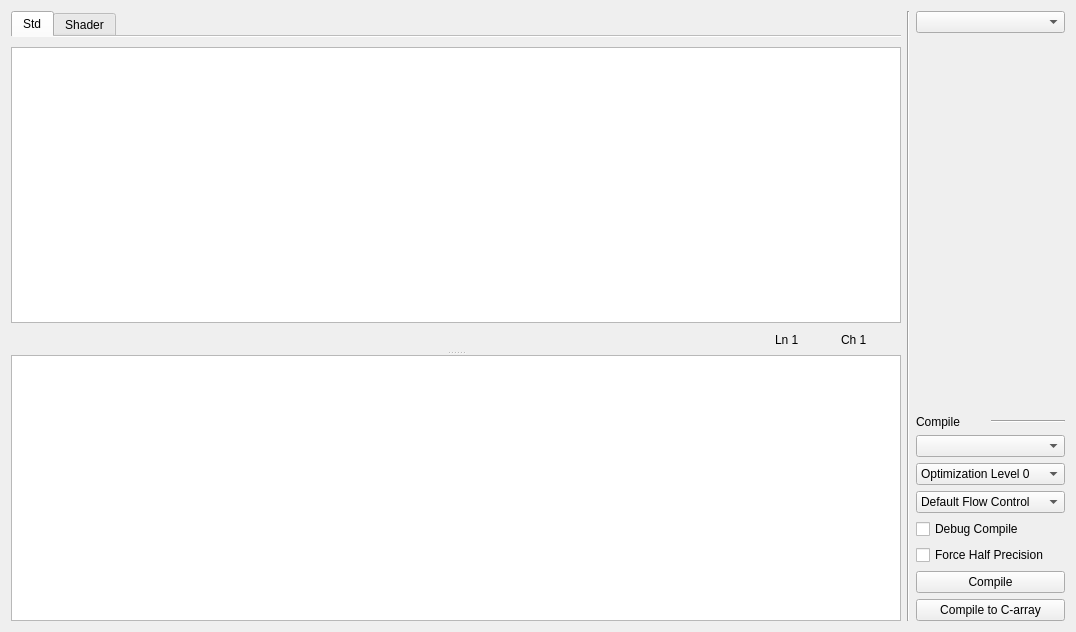
<?xml version="1.0" encoding="UTF-8"?>
<ui version="4.0">
 <class>Shader_Dlg</class>
 <widget class="QWidget" name="Shader_Dlg">
  <property name="geometry">
   <rect>
    <x>0</x>
    <y>0</y>
    <width>1076</width>
    <height>632</height>
   </rect>
  </property>
  <property name="windowTitle">
   <string>Form</string>
  </property>
  <layout class="QHBoxLayout" name="horizontalLayout_3">
   <item>
    <layout class="QVBoxLayout" name="verticalLayout_4">
     <item>
      <widget class="QTabWidget" name="tabWidget_shaderPages">
       <property name="sizePolicy">
        <sizepolicy hsizetype="Expanding" vsizetype="Minimum">
         <horstretch>0</horstretch>
         <verstretch>0</verstretch>
        </sizepolicy>
       </property>
       <property name="minimumSize">
        <size>
         <width>0</width>
         <height>21</height>
        </size>
       </property>
       <property name="maximumSize">
        <size>
         <width>16777215</width>
         <height>16777215</height>
        </size>
       </property>
       <property name="currentIndex">
        <number>0</number>
       </property>
       <property name="documentMode">
        <bool>true</bool>
       </property>
       <widget class="QWidget" name="tab_std">
        <attribute name="title">
         <string>Std</string>
        </attribute>
       </widget>
       <widget class="QWidget" name="tab_shader">
        <attribute name="title">
         <string>Shader</string>
        </attribute>
       </widget>
      </widget>
     </item>
     <item>
      <widget class="QSplitter" name="splitter">
       <property name="sizePolicy">
        <sizepolicy hsizetype="Expanding" vsizetype="Expanding">
         <horstretch>0</horstretch>
         <verstretch>0</verstretch>
        </sizepolicy>
       </property>
       <property name="orientation">
        <enum>Qt::Vertical</enum>
       </property>
       <widget class="QWidget" name="">
        <layout class="QVBoxLayout" name="verticalLayout">
         <item>
          <widget class="CodeEditor" name="plainTextEdit_editor">
           <property name="sizePolicy">
            <sizepolicy hsizetype="Expanding" vsizetype="Expanding">
             <horstretch>0</horstretch>
             <verstretch>0</verstretch>
            </sizepolicy>
           </property>
          </widget>
         </item>
         <item>
          <layout class="QHBoxLayout" name="horizontalLayout">
           <item>
            <widget class="QPushButton" name="pushButton_undo">
             <property name="enabled">
              <bool>false</bool>
             </property>
             <property name="focusPolicy">
              <enum>Qt::NoFocus</enum>
             </property>
             <property name="text">
              <string/>
             </property>
             <property name="icon">
              <iconset resource="D3DChips_Dlg.qrc">
               <normaloff>:/D3DChips_Dlg/Resources/Edit_UndoHS.png</normaloff>:/D3DChips_Dlg/Resources/Edit_UndoHS.png</iconset>
             </property>
             <property name="flat">
              <bool>true</bool>
             </property>
            </widget>
           </item>
           <item>
            <widget class="QPushButton" name="pushButton_redo">
             <property name="enabled">
              <bool>false</bool>
             </property>
             <property name="focusPolicy">
              <enum>Qt::NoFocus</enum>
             </property>
             <property name="text">
              <string/>
             </property>
             <property name="icon">
              <iconset resource="D3DChips_Dlg.qrc">
               <normaloff>:/D3DChips_Dlg/Resources/Edit_RedoHS.png</normaloff>:/D3DChips_Dlg/Resources/Edit_RedoHS.png</iconset>
             </property>
             <property name="flat">
              <bool>true</bool>
             </property>
            </widget>
           </item>
           <item>
            <spacer name="horizontalSpacer">
             <property name="orientation">
              <enum>Qt::Horizontal</enum>
             </property>
             <property name="sizeHint" stdset="0">
              <size>
               <width>40</width>
               <height>20</height>
              </size>
             </property>
            </spacer>
           </item>
           <item>
            <widget class="QLabel" name="label_line">
             <property name="minimumSize">
              <size>
               <width>60</width>
               <height>0</height>
              </size>
             </property>
             <property name="text">
              <string>Ln 1</string>
             </property>
            </widget>
           </item>
           <item>
            <widget class="QLabel" name="label_character">
             <property name="minimumSize">
              <size>
               <width>60</width>
               <height>0</height>
              </size>
             </property>
             <property name="text">
              <string>Ch 1</string>
             </property>
            </widget>
           </item>
          </layout>
         </item>
        </layout>
       </widget>
       <widget class="QPlainTextEdit" name="plainTextEdit_msg">
        <property name="sizePolicy">
         <sizepolicy hsizetype="Expanding" vsizetype="Preferred">
          <horstretch>0</horstretch>
          <verstretch>0</verstretch>
         </sizepolicy>
        </property>
        <property name="readOnly">
         <bool>true</bool>
        </property>
       </widget>
      </widget>
     </item>
    </layout>
   </item>
   <item>
    <widget class="Line" name="line_4">
     <property name="sizePolicy">
      <sizepolicy hsizetype="Fixed" vsizetype="Expanding">
       <horstretch>0</horstretch>
       <verstretch>0</verstretch>
      </sizepolicy>
     </property>
     <property name="orientation">
      <enum>Qt::Vertical</enum>
     </property>
    </widget>
   </item>
   <item>
    <layout class="QVBoxLayout" name="verticalLayout_2">
     <property name="sizeConstraint">
      <enum>QLayout::SetDefaultConstraint</enum>
     </property>
     <item>
      <widget class="QComboBox" name="comboBox_shaderType">
       <property name="sizePolicy">
        <sizepolicy hsizetype="Minimum" vsizetype="Fixed">
         <horstretch>0</horstretch>
         <verstretch>0</verstretch>
        </sizepolicy>
       </property>
      </widget>
     </item>
     <item>
      <spacer name="verticalSpacer">
       <property name="orientation">
        <enum>Qt::Vertical</enum>
       </property>
       <property name="sizeHint" stdset="0">
        <size>
         <width>20</width>
         <height>288</height>
        </size>
       </property>
      </spacer>
     </item>
     <item>
      <layout class="QHBoxLayout" name="horizontalLayout_2">
       <property name="spacing">
        <number>0</number>
       </property>
       <property name="sizeConstraint">
        <enum>QLayout::SetMinimumSize</enum>
       </property>
       <item>
        <widget class="QLabel" name="label_2">
         <property name="sizePolicy">
          <sizepolicy hsizetype="Minimum" vsizetype="Preferred">
           <horstretch>0</horstretch>
           <verstretch>0</verstretch>
          </sizepolicy>
         </property>
         <property name="text">
          <string>Compile</string>
         </property>
        </widget>
       </item>
       <item>
        <widget class="Line" name="line_3">
         <property name="sizePolicy">
          <sizepolicy hsizetype="Preferred" vsizetype="Fixed">
           <horstretch>0</horstretch>
           <verstretch>0</verstretch>
          </sizepolicy>
         </property>
         <property name="orientation">
          <enum>Qt::Horizontal</enum>
         </property>
        </widget>
       </item>
      </layout>
     </item>
     <item>
      <widget class="QComboBox" name="comboBox_shaderModel">
       <property name="sizePolicy">
        <sizepolicy hsizetype="Minimum" vsizetype="Fixed">
         <horstretch>0</horstretch>
         <verstretch>0</verstretch>
        </sizepolicy>
       </property>
      </widget>
     </item>
     <item>
      <widget class="QComboBox" name="comboBox_optimization">
       <property name="sizePolicy">
        <sizepolicy hsizetype="Minimum" vsizetype="Fixed">
         <horstretch>0</horstretch>
         <verstretch>0</verstretch>
        </sizepolicy>
       </property>
       <property name="currentIndex">
        <number>1</number>
       </property>
       <item>
        <property name="text">
         <string>Disable Optimizations</string>
        </property>
       </item>
       <item>
        <property name="text">
         <string>Optimization Level 0</string>
        </property>
       </item>
       <item>
        <property name="text">
         <string>Optimization Level 1</string>
        </property>
       </item>
       <item>
        <property name="text">
         <string>Optimization Level 2</string>
        </property>
       </item>
       <item>
        <property name="text">
         <string>Optimization Level 3</string>
        </property>
       </item>
      </widget>
     </item>
     <item>
      <widget class="QComboBox" name="comboBox_flowControl">
       <property name="sizePolicy">
        <sizepolicy hsizetype="Minimum" vsizetype="Fixed">
         <horstretch>0</horstretch>
         <verstretch>0</verstretch>
        </sizepolicy>
       </property>
       <item>
        <property name="text">
         <string>Default Flow Control</string>
        </property>
       </item>
       <item>
        <property name="text">
         <string>Prefer Flow Control</string>
        </property>
       </item>
       <item>
        <property name="text">
         <string>Avoid Flow Control</string>
        </property>
       </item>
      </widget>
     </item>
     <item>
      <widget class="QCheckBox" name="checkBox_debug">
       <property name="text">
        <string>Debug Compile</string>
       </property>
      </widget>
     </item>
     <item>
      <widget class="QCheckBox" name="checkBox_forceHalf">
       <property name="text">
        <string>Force Half Precision</string>
       </property>
      </widget>
     </item>
     <item>
      <layout class="QVBoxLayout" name="verticalLayout_3">
       <property name="spacing">
        <number>6</number>
       </property>
       <item>
        <widget class="QPushButton" name="pushButton_compile">
         <property name="text">
          <string>Compile</string>
         </property>
        </widget>
       </item>
       <item>
        <spacer name="verticalSpacer_4">
         <property name="orientation">
          <enum>Qt::Vertical</enum>
         </property>
         <property name="sizeType">
          <enum>QSizePolicy::Minimum</enum>
         </property>
         <property name="sizeHint" stdset="0">
          <size>
           <width>20</width>
           <height>0</height>
          </size>
         </property>
        </spacer>
       </item>
       <item>
        <widget class="QPushButton" name="pushButton_compileC">
         <property name="text">
          <string>Compile to C-array</string>
         </property>
        </widget>
       </item>
      </layout>
     </item>
    </layout>
   </item>
  </layout>
 </widget>
 <customwidgets>
  <customwidget>
   <class>CodeEditor</class>
   <extends>QPlainTextEdit</extends>
   <header>codeeditor.h</header>
  </customwidget>
 </customwidgets>
 <resources>
  <include location="D3DChips_Dlg.qrc"/>
 </resources>
 <connections>
  <connection>
   <sender>pushButton_undo</sender>
   <signal>clicked()</signal>
   <receiver>plainTextEdit_editor</receiver>
   <slot>undo()</slot>
   <hints>
    <hint type="sourcelabel">
     <x>33</x>
     <y>361</y>
    </hint>
    <hint type="destinationlabel">
     <x>423</x>
     <y>206</y>
    </hint>
   </hints>
  </connection>
  <connection>
   <sender>pushButton_redo</sender>
   <signal>clicked()</signal>
   <receiver>plainTextEdit_editor</receiver>
   <slot>redo()</slot>
   <hints>
    <hint type="sourcelabel">
     <x>67</x>
     <y>361</y>
    </hint>
    <hint type="destinationlabel">
     <x>423</x>
     <y>206</y>
    </hint>
   </hints>
  </connection>
  <connection>
   <sender>plainTextEdit_editor</sender>
   <signal>cursorPositionChanged()</signal>
   <receiver>Shader_Dlg</receiver>
   <slot>onCursorPositionChanged()</slot>
   <hints>
    <hint type="sourcelabel">
     <x>423</x>
     <y>206</y>
    </hint>
    <hint type="destinationlabel">
     <x>423</x>
     <y>345</y>
    </hint>
   </hints>
  </connection>
  <connection>
   <sender>comboBox_shaderType</sender>
   <signal>currentIndexChanged(int)</signal>
   <receiver>Shader_Dlg</receiver>
   <slot>onShaderTypeSelected()</slot>
   <hints>
    <hint type="sourcelabel">
     <x>115</x>
     <y>19</y>
    </hint>
    <hint type="destinationlabel">
     <x>423</x>
     <y>345</y>
    </hint>
   </hints>
  </connection>
  <connection>
   <sender>plainTextEdit_editor</sender>
   <signal>undoAvailable(bool)</signal>
   <receiver>pushButton_undo</receiver>
   <slot>setEnabled(bool)</slot>
   <hints>
    <hint type="sourcelabel">
     <x>423</x>
     <y>206</y>
    </hint>
    <hint type="destinationlabel">
     <x>33</x>
     <y>361</y>
    </hint>
   </hints>
  </connection>
  <connection>
   <sender>plainTextEdit_editor</sender>
   <signal>redoAvailable(bool)</signal>
   <receiver>pushButton_redo</receiver>
   <slot>setEnabled(bool)</slot>
   <hints>
    <hint type="sourcelabel">
     <x>423</x>
     <y>206</y>
    </hint>
    <hint type="destinationlabel">
     <x>67</x>
     <y>361</y>
    </hint>
   </hints>
  </connection>
  <connection>
   <sender>pushButton_compile</sender>
   <signal>clicked()</signal>
   <receiver>Shader_Dlg</receiver>
   <slot>onCompile()</slot>
   <hints>
    <hint type="sourcelabel">
     <x>788</x>
     <y>613</y>
    </hint>
    <hint type="destinationlabel">
     <x>423</x>
     <y>345</y>
    </hint>
   </hints>
  </connection>
  <connection>
   <sender>tabWidget_shaderPages</sender>
   <signal>currentChanged(int)</signal>
   <receiver>Shader_Dlg</receiver>
   <slot>shaderPageChanged()</slot>
   <hints>
    <hint type="sourcelabel">
     <x>430</x>
     <y>91</y>
    </hint>
    <hint type="destinationlabel">
     <x>430</x>
     <y>345</y>
    </hint>
   </hints>
  </connection>
  <connection>
   <sender>pushButton_compileC</sender>
   <signal>clicked()</signal>
   <receiver>Shader_Dlg</receiver>
   <slot>onCompileToC()</slot>
   <hints>
    <hint type="sourcelabel">
     <x>791</x>
     <y>659</y>
    </hint>
    <hint type="destinationlabel">
     <x>430</x>
     <y>345</y>
    </hint>
   </hints>
  </connection>
 </connections>
 <slots>
  <slot>onCursorPositionChanged()</slot>
  <slot>onShaderTypeSelected()</slot>
  <slot>onManualModeChanged()</slot>
  <slot>onEditorUpdated()</slot>
  <slot>onCompile()</slot>
  <slot>shaderPageChanged()</slot>
  <slot>onCompileToC()</slot>
 </slots>
</ui>
